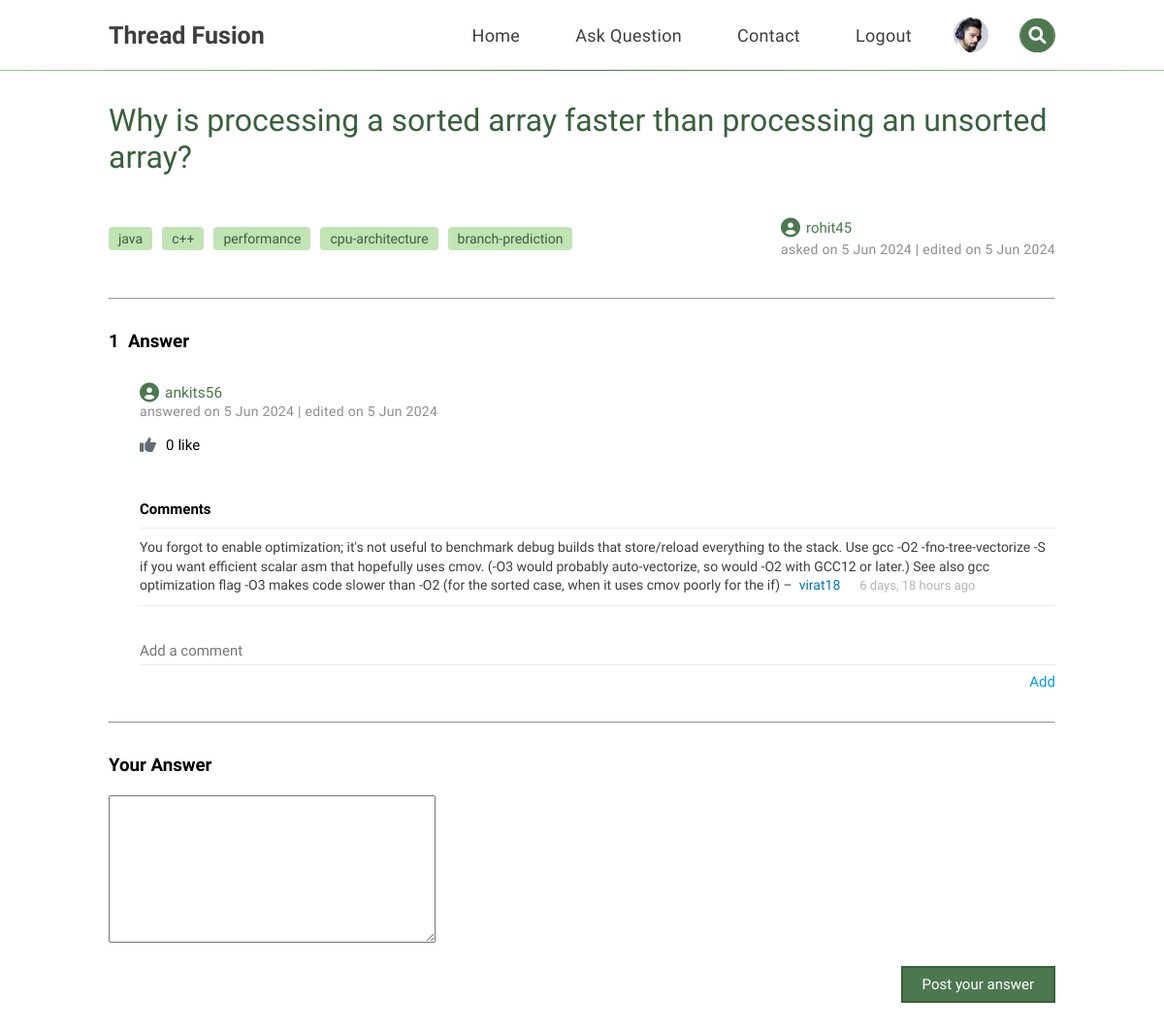
The app's page /singlequestion/10 (signed in) with its own data.
### threadfusion/models.py (models this page shows, shortened)
class Profile(models.Model):
    user = models.ForeignKey(User, on_delete=models.CASCADE, related_name="users_profile")
    profile_image = models.ImageField(null=True, blank=True, upload_to="profile_images/")
    fullname = models.CharField(max_length=50)
    profession = models.CharField(max_length=50)
    about = models.TextField()
    linkedin = models.CharField(max_length=100)
    github = models.CharField(max_length=100)
    instagram = models.CharField(max_length=100)
    facebook = models.CharField(max_length=100)
    twitter = models.CharField(max_length=100)
    created_at = models.DateTimeField(auto_now_add=True)
    updated_at = models.DateTimeField(auto_now=True)

class Question(models.Model):
    title = models.CharField(max_length=140)
    description = QuillField()
    tags = models.CharField(max_length=64)
    user = models.ForeignKey(User, on_delete=models.CASCADE, related_name="user")
    created_at = models.DateTimeField(auto_now_add=True)
    updated_at = models.DateTimeField(auto_now=True)

class User(AbstractUser):
    pass

class Answer(models.Model):
    answer = QuillField()
    user = models.ForeignKey(User, on_delete=models.CASCADE, related_name="user_who_answered")
    question = models.ForeignKey(Question, on_delete=models.CASCADE, related_name="question")
    created_at = models.DateTimeField(auto_now_add=True)
    updated_at = models.DateTimeField(auto_now=True)

class Comment(models.Model):
    comment = models.TextField(max_length=250)
    user = models.ForeignKey(User, on_delete=models.CASCADE, related_name="user_commented")
    question = models.ForeignKey(Question, on_delete=models.CASCADE, related_name="main_question")
    answer = models.ForeignKey(Answer, on_delete=models.CASCADE, related_name="answer_of_comment")
    created_at = models.DateTimeField(auto_now_add=True)
    updated_at = models.DateTimeField(auto_now=True)

### threadfusion/views.py (the view)
# urls.py: path("singlequestion/<int:id>", views.singlequestion, name="singlequestion"),
def singlequestion(request, id):
    question = Question.objects.get(pk=id)
    tags = [t.strip() for t in question.tags.split(",")]
    all_answers = Answer.objects.filter(question=question).order_by('id').reverse()
    get_comments = Comment.objects.filter(question=question).order_by('id').reverse()
    answers_count = all_answers.count()
    success_message = None
    error_message = None
    if request.method == 'POST':
        user = User.objects.get(pk=request.user.id)
        answerForm = AnswerForm(request.POST)
        if answerForm.is_valid():
            answerForm.instance.user = user
            answerForm.instance.question = question
            answerForm.save()
            answerForm = AnswerForm()
            success_message = "Your answer posted successfully"
        elif 'comment' in request.POST:
            answer_id = request.POST['answer_id']
            comment = request.POST['comment']
            if comment.strip() == "":
                error_message = "Comment cannot be empty."
            else:
                answer = Answer.objects.get(pk=answer_id, question=question)
                new_comment = Comment(comment=comment, user=user, question=question, answer=answer)
                new_comment.save()
                success_message = "Comment added successfully."
        else:
            error_message = "Field cannot be empty"
        return render(request, "threadfusion/singlequestion.html", {
            "question": question,
            "tags": tags,
            "all_answers": all_answers,
            "answers_count": answers_count,
            "answerForm": answerForm,
            "comments": get_comments,
            "success_message": success_message,
            "error_message": error_message,
            "all_likes": getAllLikes(request)
        })
    else:
        answerForm = AnswerForm()
    return render(request, "threadfusion/singlequestion.html", {
        "question": question,
        "tags": tags,
        "all_answers": all_answers,
        "answers_count": answers_count,
        "comments": get_comments,
        "answerForm": answerForm,
        "all_likes": getAllLikes(request)
    })

### threadfusion/forms.py
class AnswerForm(forms.ModelForm):
   class Meta:
      model = Answer
      fields = ['answer']

### threadfusion/context_processors.py (called while the page is built)
def profile_context_processor(request):
    profile = None
    if request.user.is_authenticated:
        try:
            profile = Profile.objects.get(user=request.user)
        except Profile.DoesNotExist:
            profile = None
    return {'profile_img': profile}

### threadfusion/views.py (called while the page is built)
def getAllLikes(request):
    if request.user.is_authenticated:
        all_likes = []
        likes = Like.objects.all().filter(user = request.user)
        for like in likes:
            all_likes.append(like.answer.id)
        return all_likes
    else:
        return []

### threadfusion/templates/threadfusion/singlequestion.html (shortened to what this page needs)
{% extends "threadfusion/navbar.html" %}
{% load humanize %}
{% block body %}
    <div class="singlequestion-container">
        <div class="question-title">
            <h2 class="title">{{ question.title }}</h2>
        </div>
        <div class="user-date-tags">
            <ul class="tags">
                {% for tag in tags %}
                    <li><a href="{% url 'tags' tag=tag %}">{{ tag }}</a></li>
                {% endfor %}
            </ul>
            <div class="user-with-date">
                <a href="{% url 'userprofile' question.user.id %}" class="user-name"><i class='fa fa-user-circle' style="font-size: 20px"></i> {{ question.user }}</a>
                <p class="asked-on">asked on {{ question.created_at | date:"j M Y" }} | edited on {{ question.updated_at | date:"j M Y" }}</p>
            </div>
        </div>
    </div>
    <hr style="margin-left: 7rem; width: calc(100vw - 14rem);">
    <div class="allAnswers">
        <h3 class="answer-count">
            {% if answers_count == 1 %}
                {{ answers_count }} &nbsp;Answer
            {% else %}
                {{ answers_count }} &nbsp;Answers
            {% endif %}
        </h3>
        {% for ans in all_answers %}
            <div class="answer-box">
                <div class="answer-details">
                    <div class="user-details">
                        <a href="{% url 'userprofile' ans.user.id %}" class="user-profile"><i class='fa fa-user-circle' style="font-size: 20px"></i>{{ ans.user }}</a>
                        <p>answered on {{ ans.created_at | date:"j M Y" }} | edited on {{ ans.updated_at | date:"j M Y" }}</p>
                    </div>
                </div>
                {% if user.is_authenticated %}
                    <button type="button" class="likes-button like-btn" data-postid="{{ ans.id }}">
                        {% if ans.id in all_likes %}
                            <i class="fa-solid fa-thumbs-up liked"></i>
                            {% else %}
                            <i class="fa-solid fa-thumbs-up unlike"></i>
                        {% endif %}
                            <span class="number-of-likes">{{ ans.answer_liked.count }}</span>
                            {% if ans.answer_liked.count <= 1 %}
                                <span class="like">like</span>
                            {% else %}
                                <span class="like">likes</span>
                            {% endif %}
                    </button>
                {% endif %}
            </div>
            <div class="comments-container">
                <h4>Comments</h4>
                {% for comment in comments %}
                    {% if comment.answer.id == ans.id %}
                        <p class="main-comment">{{ comment.comment }} –&nbsp; <a href="{% url 'userprofile' comment.user.id %}" class="comment-user">{{ comment.user }}</a><span>{{ comment.created_at | timesince }} ago</span></p>
                    {% endif %}
                {% endfor %}
            </div>
            {% if not user.is_authenticated %}
                <p class="login-to-comment"><a href="{% url 'login' %}" class="login-btn"> Login</a> to add a comment</p>
            {% else %}
                <div class="comments-form-container">
                    <form class="comments-form" method="POST">
                        <input type="text" name="comment" placeholder="Add a comment" autocomplete="off">
                        <button type="submit">Add</button>
                    </form>
                </div>
            {% endif %}
            <hr>
        {% endfor %}
    </div>
    {% if not user.is_authenticated %}
        <p class="login-url">To answer this question you need to login here <a href="{% url 'login' %}" class="login-btn"> Login</a></p>
    {% elif user.is_authenticated and not question.user.id == user.id %}
        <div class="answer-container">
            <h3 class="your-answer">Your Answer</h3>
            <form method="POST" class="form">
                {{ answerForm.as_p }}
                <input class="submit-btn" type="submit" value="Post your answer">
            </form>
        </div>
    {% else %}
        <div class="own-question">
            <p>Sorry! but you cannot answer your own question.</p>
            <p>If you have find the solution or possess the answer, kindly update your question to share the solution.</p>
        </div>
    {% endif %}
{% endblock %}

### threadfusion/templates/threadfusion/navbar.html (shortened to what this page needs)
{% load static %}
<!DOCTYPE html>
<html lang="en">
<head>
    <link href="{% static 'threadfusion/style.css' %}" rel="stylesheet">
    <link href="https://cdn.quilljs.com/1.3.6/quill.snow.css" rel="stylesheet">
    <link rel="stylesheet" href="https://cdnjs.cloudflare.com/ajax/libs/font-awesome/6.0.0/css/all.min.css" />
</head>
<body>
    <nav class="navbar-menu">
        <a class="logo" href="{% url 'index' %}">Thread Fusion</a>
        <div class="main-menu" id="main-menu">
            <ul class="nav-lists">
                <li><a href="{% url 'index' %}">Home</a></li>
                <li><a href="{% url 'askquestion' %}">Ask Question</a></li>
                <li><a href="{% url 'contact' %}">Contact</a></li>
                {% if user.is_authenticated %}
                    <li><a href="{% url 'logout' %}">Logout</a></li>
                    {% if profile_img %}
                        <li class="user-profile-tag">
                            <a href="{% url 'userprofile' user.id %}">
                                <div class="image-box">
                                    <img src="{{ profile_img.profile_image.url }}" alt="Profile_Image" class="profile-image" >
                                </div>
                            </a>
                        </li>
                    {% endif %}
                {% else %}
                    <li><a href="{% url 'login' %}"><i class="fa-solid fa-right-to-bracket" id="mobile-icon"></i>Login</a></li>
                {% endif %}
            </ul>
            <form action="{% url 'search' %}" method="GET" class="search-box search-form">
                <button type="submit" class="search-btn"><i class="fa fa-search"></i></button>
            </form>
        </div>
    </nav>
    <div class="box-container" id="box-container">
        {% block body %}
        {% endblock %}
    </div>
</body>
</html>

### records on screen
Profile: profile_image (picture)
Question: title "Why is processing a sorted array faster than processing an unsorted array?", user "rohit45", created_at "5 Jun 2024", updated_at "5 Jun 2024"
Answer: user "ankits56", created_at "5 Jun 2024", updated_at "5 Jun 2024", answer_liked.count "0"
Comment: comment "You forgot to enable optimization; it's not useful to benchmark debug builds that store/reload everything to the stack. Use gcc -O2 -fno-tree-vectorize -S if you want efficient scalar asm that hopefully uses cmov. (-O3 would probably auto-vectorize, so would -O2 with GCC12 or later.) See also gcc optimization flag -O3 makes code slower than -O2 (for the sorted case, when it uses cmov poorly for the if)", user "virat18", created_at "6 days, 18 hours"

### other values on screen
{{ tag }} "java" "c++" "performance" "cpu-architecture" "branch-prediction"
{{ answers_count }} "1"
